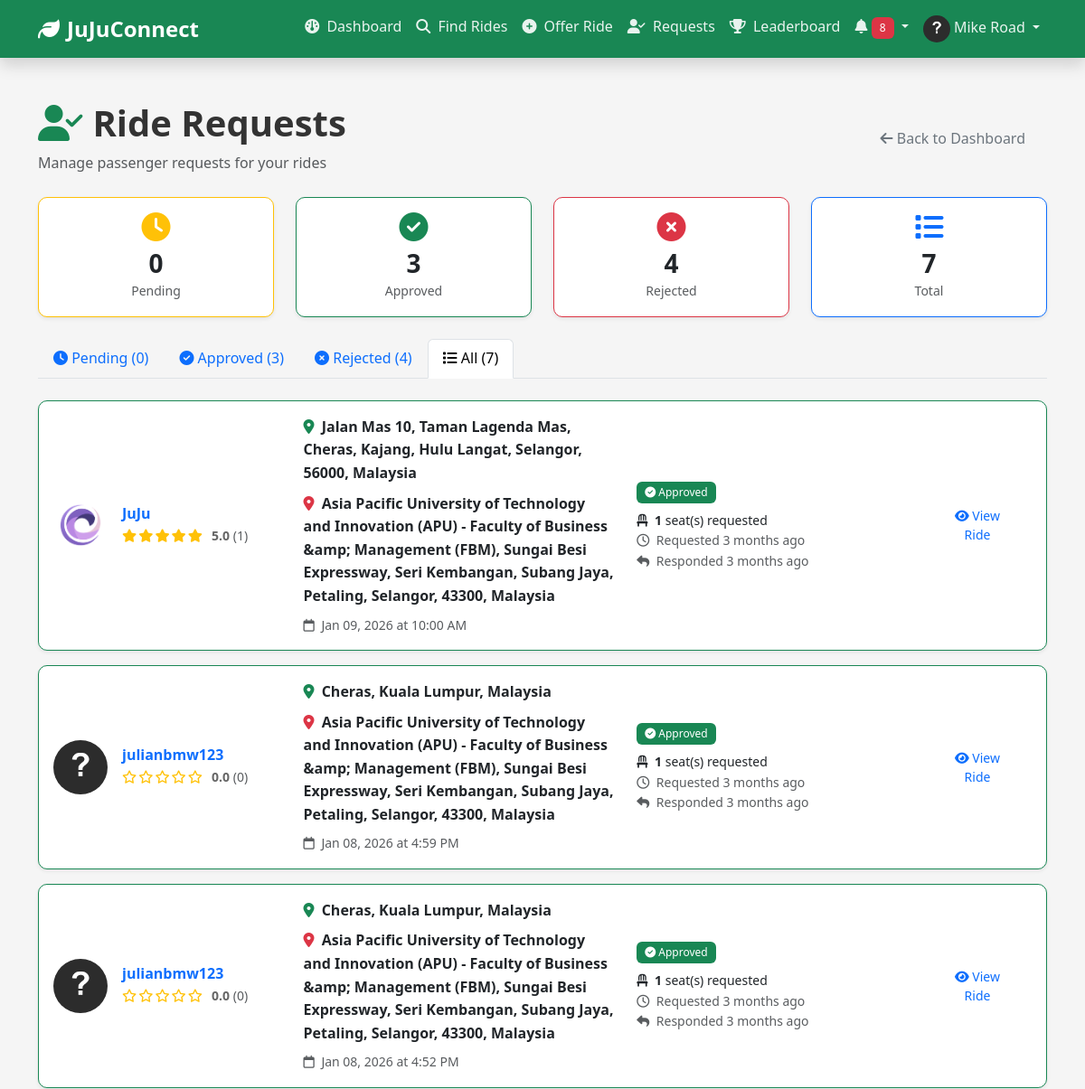
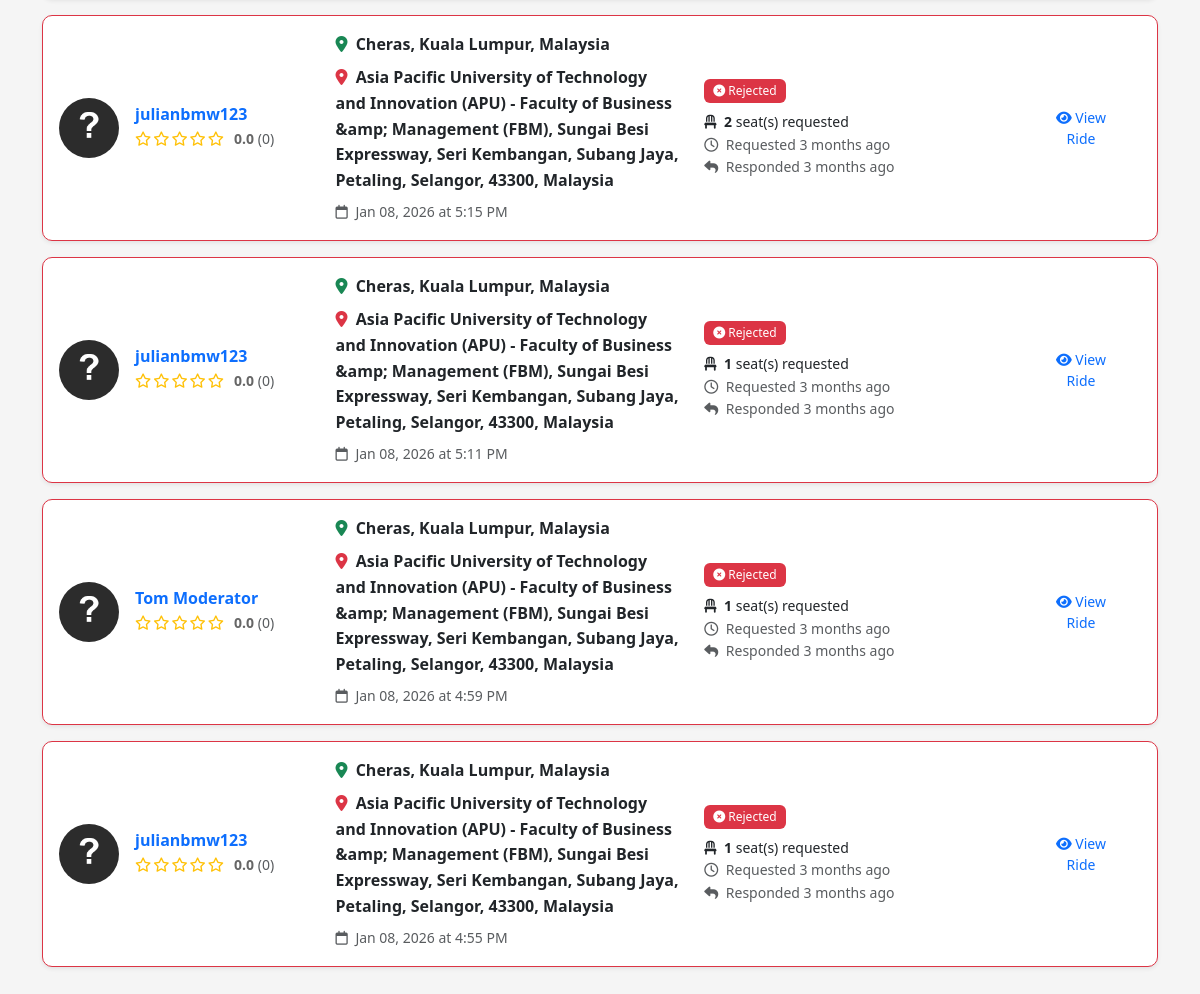
Page /rides/requests.php?filter=all (signed in) on the committed database (2 pictures, top to bottom).
### tables this page shows
CREATE TABLE IF NOT EXISTS `riderequests` (
  `RequestID` int(11) NOT NULL AUTO_INCREMENT,
  `RideID` int(11) NOT NULL,
  `PassengerID` int(11) NOT NULL,
  `SeatsRequested` int(11) NOT NULL DEFAULT 1 CHECK (`SeatsRequested` > 0),
  `PickupPoint` varchar(255) DEFAULT NULL COMMENT 'Specific pickup location if different from origin',
  `DropoffPoint` varchar(255) DEFAULT NULL COMMENT 'Specific dropoff location if different from destination',
  `Message` text DEFAULT NULL COMMENT 'Message to driver',
  `Status` enum('Pending','Approved','Rejected','Cancelled','Completed') DEFAULT 'Pending',
  `RequestedAt` timestamp NULL DEFAULT CURRENT_TIMESTAMP,
  `RespondedAt` timestamp NULL DEFAULT NULL,
  `ResponseMessage` text DEFAULT NULL COMMENT 'Driver response message',
  PRIMARY KEY (`RequestID`),
  UNIQUE KEY `unique_request` (`RideID`,`PassengerID`),
  KEY `idx_ride` (`RideID`),
  KEY `idx_passenger` (`PassengerID`),
  KEY `idx_status` (`Status`),
  KEY `idx_ride_requests_user_status` (`PassengerID`,`Status`),
  CONSTRAINT `riderequests_ibfk_1` FOREIGN KEY (`RideID`) REFERENCES `rides` (`RideID`) ON DELETE CASCADE,
  CONSTRAINT `riderequests_ibfk_2` FOREIGN KEY (`PassengerID`) REFERENCES `users` (`UserID`) ON DELETE CASCADE
);

CREATE TABLE IF NOT EXISTS `users` (
  `UserID` int(11) NOT NULL AUTO_INCREMENT,
  `FullName` varchar(180) NOT NULL,
  `Email` varchar(180) NOT NULL,
  `Password` varchar(255) NOT NULL COMMENT 'Hashed password using bcrypt/argon2',
  `Phone` varchar(20) DEFAULT NULL,
  `Role` enum('Driver','Passenger','Admin','Moderator') DEFAULT 'Passenger',
  `ProfilePicture` varchar(255) DEFAULT 'default-avatar.png',
  `Bio` text DEFAULT NULL,
  `EcoPoints` int(11) DEFAULT 0,
  `Rating` decimal(3,2) DEFAULT 0.00 COMMENT 'Average rating out of 5.00',
  `TotalRatings` int(11) DEFAULT 0,
  `Status` enum('Active','Suspended','Banned','Pending') DEFAULT 'Active',
  `EmailVerified` tinyint(1) DEFAULT 0,
  `VerificationToken` varchar(100) DEFAULT NULL,
  `ResetToken` varchar(100) DEFAULT NULL,
  `ResetTokenExpiry` datetime DEFAULT NULL,
  `CreatedAt` timestamp NULL DEFAULT CURRENT_TIMESTAMP,
  `UpdatedAt` timestamp NULL DEFAULT CURRENT_TIMESTAMP ON UPDATE CURRENT_TIMESTAMP,
  `LastLogin` timestamp NULL DEFAULT NULL,
  PRIMARY KEY (`UserID`),
  UNIQUE KEY `Email` (`Email`),
  KEY `idx_email` (`Email`),
  KEY `idx_role` (`Role`),
  KEY `idx_status` (`Status`),
  KEY `idx_eco_points` (`EcoPoints`)
);

CREATE TABLE IF NOT EXISTS `rides` (
  `RideID` int(11) NOT NULL AUTO_INCREMENT,
  `DriverID` int(11) NOT NULL,
  `OriginLocation` varchar(255) NOT NULL,
  `DestinationLocation` varchar(255) NOT NULL,
  `DepartureDate` date NOT NULL,
  `DepartureTime` time NOT NULL,
  `AvailableSeats` int(11) NOT NULL CHECK (`AvailableSeats` > 0),
  `TotalSeats` int(11) NOT NULL,
  `PricePerSeat` decimal(10,2) NOT NULL DEFAULT 0.00,
  `Distance` decimal(10,2) DEFAULT NULL COMMENT 'Distance in kilometers',
  `VehicleType` varchar(50) DEFAULT NULL COMMENT 'Car model/type',
  `VehiclePlateNumber` varchar(20) DEFAULT NULL,
  `Notes` text DEFAULT NULL COMMENT 'Additional ride information',
  `Status` enum('Available','Full','Completed','Cancelled','In Progress') DEFAULT 'Available',
  `CreatedAt` timestamp NULL DEFAULT CURRENT_TIMESTAMP,
  `UpdatedAt` timestamp NULL DEFAULT CURRENT_TIMESTAMP ON UPDATE CURRENT_TIMESTAMP,
  `CompletedAt` timestamp NULL DEFAULT NULL,
  PRIMARY KEY (`RideID`),
  KEY `idx_driver` (`DriverID`),
  KEY `idx_date` (`DepartureDate`),
  KEY `idx_status` (`Status`),
  KEY `idx_locations` (`OriginLocation`(100),`DestinationLocation`(100)),
  KEY `idx_search` (`DepartureDate`,`Status`,`AvailableSeats`),
  KEY `idx_rides_search` (`DepartureDate`,`Status`,`AvailableSeats`,`OriginLocation`(50)),
  CONSTRAINT `rides_ibfk_1` FOREIGN KEY (`DriverID`) REFERENCES `users` (`UserID`) ON DELETE CASCADE
);

### rides/requests.php (the view, shortened to what the rows shown need)
<?php
require_once '../config/database.php';
require_once '../includes/functions.php';
$user_id = $_SESSION['user_id'];
$items_per_page = 20;
$page = isset($_GET['page']) ? max(1, intval($_GET['page'])) : 1;
$offset = ($page - 1) * $items_per_page;
$where_clause = "WHERE r.DriverID = ?";
$params = [$user_id];
$stmt = $pdo->prepare("
    SELECT
        rr.*,
        r.OriginLocation,
        r.DestinationLocation,
        r.DepartureDate,
        r.DepartureTime,
        r.AvailableSeats,
        r.Status as RideStatus,
        u.FullName as PassengerName,
        u.ProfilePicture as PassengerPicture,
        u.Rating as PassengerRating,
        u.TotalRatings as PassengerTotalRatings,
        u.Phone as PassengerPhone,
        u.Email as PassengerEmail
    FROM RideRequests rr
    JOIN Rides r ON rr.RideID = r.RideID
    JOIN Users u ON rr.PassengerID = u.UserID
    $where_clause
    ORDER BY
        CASE rr.Status
            WHEN 'Pending' THEN 1
            WHEN 'Approved' THEN 2
            ELSE 3
        END,
        rr.RequestedAt DESC
    LIMIT ? OFFSET ?
");
$params[] = $items_per_page;
$params[] = $offset;
$stmt->execute($params);
$requests = $stmt->fetchAll();
include '../includes/header.php';
?>
<div class="container my-5">
    <div class="row">
        <div class="col-12">
            <div class="d-flex justify-content-between align-items-center mb-4">
                <div>
                    <h1 class="mb-2">
                        <i class="fas fa-user-check text-success"></i> Ride Requests
                    </h1>
                </div>
            </div>
            <?php if (count($requests) > 0): ?>
                <div class="row">
                    <?php foreach ($requests as $request): ?>
                        <?php
                        $status_class = '';
                        $status_icon = '';
                        switch ($request['Status']) {
                            case 'Approved':
                                $status_class = 'success';
                                $status_icon = 'fa-check-circle';
                                break;
                            case 'Rejected':
                                $status_class = 'danger';
                                $status_icon = 'fa-times-circle';
                                break;
                        }
                        ?>
                        <div class="col-12 mb-3">
                            <div class="card border-<?php echo $status_class; ?> shadow-sm">
                                <div class="card-body">
                                    <div class="row align-items-center">
                                        <div class="col-md-3">
                                            <div class="d-flex align-items-center">
                                                <img src="<?php echo get_profile_picture($request['PassengerPicture']); ?>"
                                                     class="rounded-circle me-3" width="60" height="60"
                                                     alt="<?php echo e($request['PassengerName']); ?>">
                                                <div>
                                                    <h6 class="mb-1">
                                                        <a href="<?php echo SITE_URL; ?>/profile/view.php?id=<?php echo $request['PassengerID']; ?>"
                                                           class="text-decoration-none">
                                                            <?php echo e($request['PassengerName']); ?>
                                                        </a>
                                                    </h6>
                                                    <div class="small">
                                                        <?php echo display_star_rating($request['PassengerRating']); ?>
                                                        <span class="text-muted">(<?php echo $request['PassengerTotalRatings']; ?>)</span>
                                                    </div>
                                                </div>
                                            </div>
                                        </div>
                                        <div class="col-md-4">
                                            <div class="mb-2">
                                                <i class="fas fa-map-marker-alt text-success me-1"></i>
                                                <strong><?php echo e($request['OriginLocation']); ?></strong>
                                            </div>
                                            <div class="mb-2">
                                                <i class="fas fa-map-marker-alt text-danger me-1"></i>
                                                <strong><?php echo e($request['DestinationLocation']); ?></strong>
                                            </div>
                                            <div class="small text-muted">
                                                <i class="far fa-calendar me-1"></i>
                                                <?php echo format_date($request['DepartureDate']); ?> at
                                                <?php echo format_time($request['DepartureTime']); ?>
                                            </div>
                                        </div>
                                        <div class="col-md-3">
                                            <div class="mb-2">
                                                <span class="badge bg-<?php echo $status_class; ?>">
                                                    <i class="fas <?php echo $status_icon; ?>"></i> <?php echo $request['Status']; ?>
                                                </span>
                                            </div>
                                            <div class="small">
                                                <i class="fas fa-chair me-1"></i>
                                                <strong><?php echo $request['SeatsRequested']; ?></strong> seat(s) requested
                                            </div>
                                            <div class="small text-muted">
                                                <i class="far fa-clock me-1"></i>
                                                Requested <?php echo time_ago($request['RequestedAt']); ?>
                                            </div>
                                            <?php if ($request['RespondedAt']): ?>
                                                <div class="small text-muted">
                                                    <i class="fas fa-reply me-1"></i>
                                                    Responded <?php echo time_ago($request['RespondedAt']); ?>
                                                </div>
                                            <?php endif; ?>
                                        </div>
                                        <div class="col-md-2 text-end">
                                            <div class="d-flex flex-column gap-2" style="width: 120px; margin-left: auto;">
                                                <a href="../rides/view.php?id=<?php echo $request['RideID']; ?>"
                                                   class="btn btn-outline-primary btn-sm w-100">
                                                    <i class="fas fa-eye"></i> View Ride
                                                </a>
                                            </div>
                                        </div>
                                    </div>
                                </div>
                            </div>
                        </div>
                    <?php endforeach; ?>
                </div>
            <?php endif; ?>
        </div>
    </div>
</div>
<?php include '../includes/footer.php'; ?>

### includes/functions.php (shortened to what the rows shown need)
<?php
function format_date($date, $format = 'M d, Y') {
    return date($format, strtotime($date));
}
function format_time($time, $format = 'g:i A') {
    return date($format, strtotime($time));
}
function time_ago($datetime) {
    $timestamp = strtotime($datetime);
    $difference = time() - $timestamp;
    $periods = [
        'year' => 31536000,
        'month' => 2592000,
        'week' => 604800,
        'day' => 86400,
        'hour' => 3600,
        'minute' => 60,
        'second' => 1
    ];
    foreach ($periods as $key => $value) {
        if ($difference >= $value) {
            $time = floor($difference / $value);
            return $time . ' ' . $key . ($time > 1 ? 's' : '') . ' ago';
        }
    }
    return 'Just now';
}
function format_rating($rating, $decimals = 1) {
    return number_format($rating, $decimals);
}
function display_star_rating($rating, $max = 5) {
    $html = '<div class="star-rating">';
    $full_stars = floor($rating);
    $half_star = ($rating - $full_stars) >= 0.5 ? 1 : 0;
    $empty_stars = $max - $full_stars - $half_star;
    for ($i = 0; $i < $full_stars; $i++) {
        $html .= '<i class="fas fa-star text-warning"></i>';
    }
    for ($i = 0; $i < $empty_stars; $i++) {
        $html .= '<i class="far fa-star text-warning"></i>';
    }
    $html .= ' <span class="rating-value">' . format_rating($rating) . '</span>';
    $html .= '</div>';
    return $html;
}
function get_profile_picture($filename) {
    if (empty($filename) || $filename === 'default-avatar.png') {
        return SITE_URL . '/assets/images/default-avatar.png';
    }
    return SITE_URL . '/uploads/profiles/' . $filename;
}
function e($string) {
    return htmlspecialchars($string ?? '', ENT_QUOTES, 'UTF-8');
}
?>

### rows in the picture
riderequests: PassengerID.ProfilePicture (picture), PassengerID.FullName "JuJu", PassengerID.Rating "5.0", PassengerID.TotalRatings "1", RideID.OriginLocation "Jalan Mas 10, Taman Lagenda Mas, Cheras, Kajang, Hulu Langat, Selangor, 56000, Malaysia", RideID.DestinationLocation "Asia Pacific University of Technology and Innovation (APU) - Faculty of Business &amp; Management (FBM), Sungai Besi Expressway, Seri Kembangan, Subang Jaya, Petaling, Selangor, 43300, Malaysia", RideID.DepartureDate "Jan 09, 2026", RideID.DepartureTime "10:00 AM", Status "Approved", SeatsRequested "1", RequestedAt "3 months ago", RespondedAt "3 months ago"
riderequests: PassengerID.ProfilePicture (placeholder picture), PassengerID.FullName "julianbmw123", PassengerID.Rating "0.0", PassengerID.TotalRatings "0", RideID.OriginLocation "Cheras, Kuala Lumpur, Malaysia", RideID.DestinationLocation "Asia Pacific University of Technology and Innovation (APU) - Faculty of Business &amp; Management (FBM), Sungai Besi Expressway, Seri Kembangan, Subang Jaya, Petaling, Selangor, 43300, Malaysia", RideID.DepartureDate "Jan 08, 2026", RideID.DepartureTime "4:59 PM", Status "Approved", SeatsRequested "1", RequestedAt "3 months ago", RespondedAt "3 months ago"
riderequests: PassengerID.ProfilePicture (placeholder picture), PassengerID.FullName "julianbmw123", PassengerID.Rating "0.0", PassengerID.TotalRatings "0", RideID.OriginLocation "Cheras, Kuala Lumpur, Malaysia", RideID.DestinationLocation "Asia Pacific University of Technology and Innovation (APU) - Faculty of Business &amp; Management (FBM), Sungai Besi Expressway, Seri Kembangan, Subang Jaya, Petaling, Selangor, 43300, Malaysia", RideID.DepartureDate "Jan 08, 2026", RideID.DepartureTime "4:52 PM", Status "Approved", SeatsRequested "1", RequestedAt "3 months ago", RespondedAt "3 months ago"
riderequests: PassengerID.ProfilePicture (placeholder picture), PassengerID.FullName "julianbmw123", PassengerID.Rating "0.0", PassengerID.TotalRatings "0", RideID.OriginLocation "Cheras, Kuala Lumpur, Malaysia", RideID.DestinationLocation "Asia Pacific University of Technology and Innovation (APU) - Faculty of Business &amp; Management (FBM), Sungai Besi Expressway, Seri Kembangan, Subang Jaya, Petaling, Selangor, 43300, Malaysia", RideID.DepartureDate "Jan 08, 2026", RideID.DepartureTime "5:15 PM", Status "Rejected", SeatsRequested "2", RequestedAt "3 months ago", RespondedAt "3 months ago"
riderequests: PassengerID.ProfilePicture (placeholder picture), PassengerID.FullName "julianbmw123", PassengerID.Rating "0.0", PassengerID.TotalRatings "0", RideID.OriginLocation "Cheras, Kuala Lumpur, Malaysia", RideID.DestinationLocation "Asia Pacific University of Technology and Innovation (APU) - Faculty of Business &amp; Management (FBM), Sungai Besi Expressway, Seri Kembangan, Subang Jaya, Petaling, Selangor, 43300, Malaysia", RideID.DepartureDate "Jan 08, 2026", RideID.DepartureTime "5:11 PM", Status "Rejected", SeatsRequested "1", RequestedAt "3 months ago", RespondedAt "3 months ago"
riderequests: PassengerID.ProfilePicture (placeholder picture), PassengerID.FullName "Tom Moderator", PassengerID.Rating "0.0", PassengerID.TotalRatings "0", RideID.OriginLocation "Cheras, Kuala Lumpur, Malaysia", RideID.DestinationLocation "Asia Pacific University of Technology and Innovation (APU) - Faculty of Business &amp; Management (FBM), Sungai Besi Expressway, Seri Kembangan, Subang Jaya, Petaling, Selangor, 43300, Malaysia", RideID.DepartureDate "Jan 08, 2026", RideID.DepartureTime "4:59 PM", Status "Rejected", SeatsRequested "1", RequestedAt "3 months ago", RespondedAt "3 months ago"
riderequests: PassengerID.ProfilePicture (placeholder picture), PassengerID.FullName "julianbmw123", PassengerID.Rating "0.0", PassengerID.TotalRatings "0", RideID.OriginLocation "Cheras, Kuala Lumpur, Malaysia", RideID.DestinationLocation "Asia Pacific University of Technology and Innovation (APU) - Faculty of Business &amp; Management (FBM), Sungai Besi Expressway, Seri Kembangan, Subang Jaya, Petaling, Selangor, 43300, Malaysia", RideID.DepartureDate "Jan 08, 2026", RideID.DepartureTime "4:55 PM", Status "Rejected", SeatsRequested "1", RequestedAt "3 months ago", RespondedAt "3 months ago"

### other values in the picture
SITE_NAME "JuJuConnect"
$unread_count "8"
$_SESSION['full_name'] "Mike Road"
$stats['pending_count'] "0"
$stats['approved_count'] "3"
$stats['rejected_count'] "4"
$stats['total_count'] "7"
